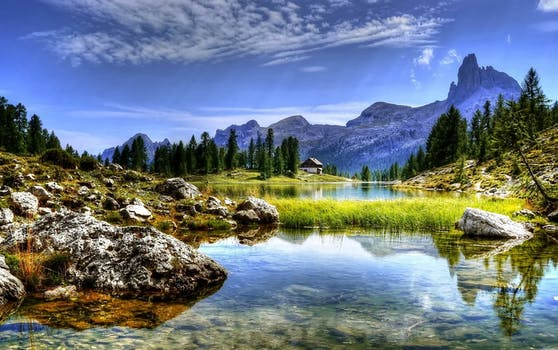
#> input picture landscape.jpeg, 558 x 350 px, found by its file name
$ python cropping.py
#> lines starting #> are read from the running program, lines starting #| are printed output that depends on the picture
import cv2
import numpy as np

img = cv2.imread("Landscape.jpeg")
#> img is the input picture: shape (350, 558, 3); mean B, G, R 131.7, 120.3, 107.6

height, width = img.shape[:2]
#> height = 350; width = 558
start_row, start_column = int(height*0.25), int(width*0.25)
#> start_row = 87; start_column = 139
ending_row, ending_column = int(height*0.75), int(width*0.75)
#> ending_row = 262; ending_column = 418

cropped = img[start_row:ending_row, start_column:ending_column]
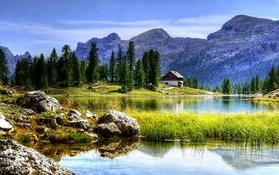
#> cropped: shape (175, 279, 3); mean B, G, R 131.1, 130.9, 118.5

cv2.imshow("Original image", img)
cv2.imshow("Cropped image", cropped)

cv2.waitKey(0)
cv2.destroyAllWindows()
